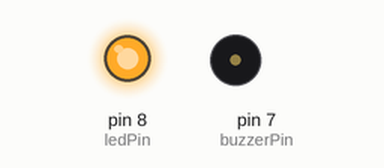
The sketch below on a simulated Arduino Uno, built with avr-gcc and run on an emulated ATmega328P. Parts: output pins drawn as LEDs (lit = HIGH), buzzer (waves = sounding, pin HIGH).

Above: at 0.1 s.
At 1.27 s:
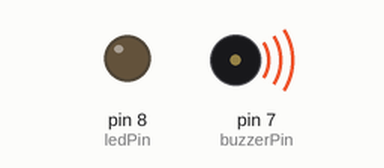
At 2.25 s:
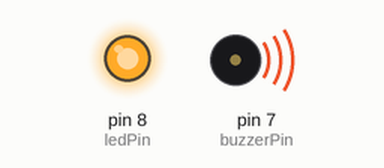
At 5.5 s:
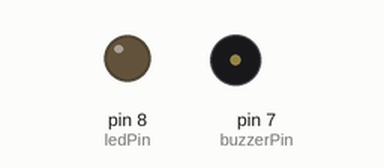
Timing chart, 0 to 6.7 s (numbered marks = the images above):
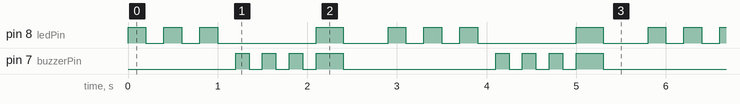

The sketch:

Arduino2.0.ino
```cpp
int ledPin = 8;
int buzzerPin = 7;
int blinkDelayTime = 300;
int sequencePause = 500;

void setup() {
  pinMode(ledPin, OUTPUT);
  pinMode(buzzerPin, OUTPUT);
}

void blinkLed(int times, int delayTime) {
  for (int i = 0; i < times; i++) {
    digitalWrite(ledPin, HIGH);
    delay(delayTime);
    digitalWrite(ledPin, LOW);
    delay(delayTime);
  }
}

// Beep the buzzer
void beepBuzzer(int times, int duration) {
  for (int i = 0; i < times; i++) {
    digitalWrite(buzzerPin, HIGH);
    delay(duration);
    digitalWrite(buzzerPin, LOW);
    delay(duration);
  }
}


void alarmRoutine() {

  blinkLed(3, 200);
  beepBuzzer(3, 150);
  digitalWrite(ledPin, HIGH);
  digitalWrite(buzzerPin, HIGH);
  delay(300);
  digitalWrite(ledPin, LOW);
  digitalWrite(buzzerPin, LOW);
}

void loop() {
  alarmRoutine();
  delay(sequencePause);
}
```

Measured:
- by itself, pin 8 (ledPin): repeats every 2.9 s: 2 × (LOW 0.20 s, HIGH 0.20 s), LOW 1.1 s, HIGH 0.30 s, LOW 0.50 s, HIGH 0.20 s
- by itself, pin 7 (buzzerPin): repeats every 2.9 s: 2 × (LOW 0.15 s, HIGH 0.15 s), LOW 0.15 s, HIGH 0.30 s, LOW 1.7 s, HIGH 0.15 s
- by itself, everything shown: repeats every 2.9 s, in 14 steps
